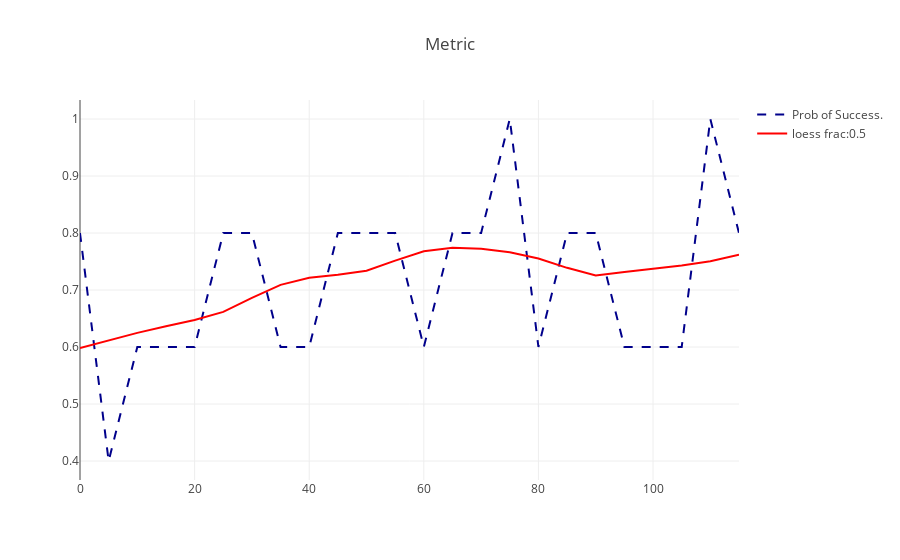

Notebook source saved alongside this figure:
### Code cell


### Figure 1 — Plotly figure (JSON) as saved in the notebook; plotly's stock layout.template omitted (floating-point values rounded to 4 significant figures)
{"data": [{"line": {"color": "darkblue", "dash": "dash"}, "mode": "lines", "name": "Prob of Success.", "type": "scatter", "x": [0, 5, 10, 15, 20, 25, 30, 35, 40, 45, 50, 55, 60, 65, 70, 75, 80, 85, 90, 95, 100, 105, 110, 115], "y": [0.8, 0.4, 0.6, 0.6, 0.6, 0.8, 0.8, 0.6, 0.6, 0.8, 0.8, 0.8, 0.6, 0.8, 0.8, 1, 0.6, 0.8, 0.8, 0.6, 0.6, 0.6, 1, 0.8]}, {"line": {"color": "red"}, "mode": "lines", "name": "loess frac:0.5", "type": "scatter", "x": [0, 5, 10, 15, 20, 25, 30, 35, 40, 45, 50, 55, 60, 65, 70, 75, 80, 85, 90, 95, 100, 105, 110, 115], "y": [0.5981, 0.6116, 0.6248, 0.6366, 0.6473, 0.6616, 0.6861, 0.709, 0.7216, 0.7266, 0.7338, 0.7516, 0.7681, 0.7742, 0.7725, 0.7662, 0.7552, 0.7389, 0.7253, 0.7317, 0.7373, 0.7429, 0.7505, 0.7619]}], "layout": {"title": {"text": "Metric"}}}
